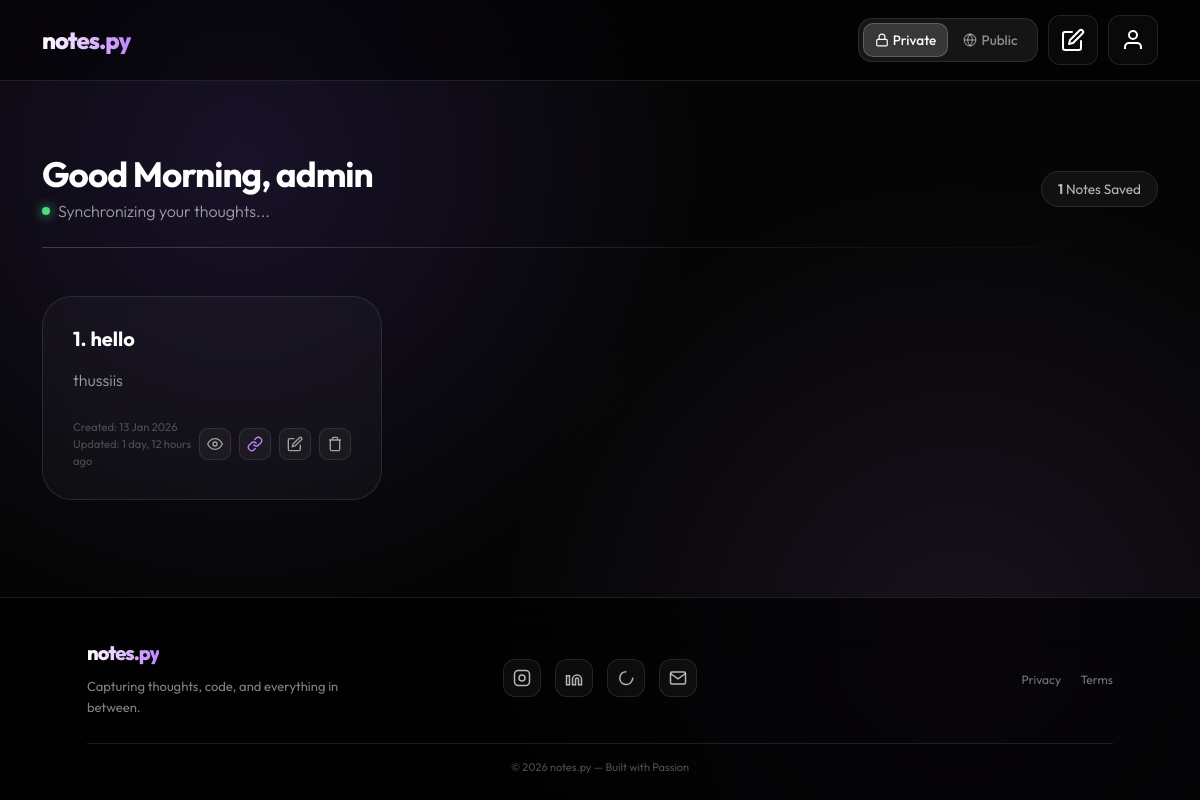
Screenshot of /home/ (signed in) with the database file from the repository.
### notes/models.py (models this page shows)
class NoteApp(models.Model):
    notehead = models.CharField(max_length=15)
    notecontent = models.CharField(max_length=200)
    created_at = models.DateTimeField(auto_now_add=True)
    user = models.ForeignKey(User, on_delete=models.CASCADE)
    share_token = models.UUIDField(default=uuid.uuid4, editable=False, unique=True)
    is_public = models.BooleanField(default=False)
    updated_at = models.DateTimeField(auto_now=True)

### notes/views.py (the view, shortened to what this page needs)
# urls.py: 2. Add a URL to urlpatterns:  path('', views.home, name='home')
@login_required
@never_cache
def home(request):
     allnotes = NoteApp.objects.filter(user=request.user,is_public=False)
     return render(request, "home.html", {"notes": allnotes})

### notes/templates/home.html (shortened to what this page needs)
<!DOCTYPE html>
<html lang="en">
<head>
    <link href="https://cdn.jsdelivr.net/npm/bootstrap@5.3.2/dist/css/bootstrap.min.css" rel="stylesheet">
</head>
<body>
<nav class="glass-nav mb-4 mb-md-5">
    <div class="container">
        <span class="brand-logo">notes.py</span>
        <div class="nav-controls">
           <div class="privacy-selector">
                <div class="mode-container">
                    <a href="{% url 'home' %}" class="mode-label active-link">
                        <svg width="14" height="14" viewBox="0 0 24 24" fill="none" stroke="currentColor" stroke-width="2" class="me-1">
                            <rect x="3" y="11" width="18" height="11" rx="2" ry="2"></rect>
                            <path d="M7 11V7a5 5 0 0 1 10 0v4"></path>
                        </svg>
                        Private
                    </a>
                </div>
                <div class="mode-container">
                    <a href="{% url 'all_view' %}" class="mode-label">
                        <svg width="14" height="14" viewBox="0 0 24 24" fill="none" stroke="currentColor" stroke-width="2" class="me-1">
                            <circle cx="12" cy="12" r="10"></circle>
                            <line x1="2" y1="12" x2="22" y2="12"></line>
                            <path d="M12 2a15.3 15.3 0 0 1 4 10 15.3 15.3 0 0 1-4 10 15.3 15.3 0 0 1-4-10 15.3 15.3 0 0 1 4-10z"></path>
                        </svg>
                        Public
                    </a>
                </div>
                <div class="mode-glider" id="glider"></div>
            </div>
            <button class="btn-glass nav-pencil-btn-large" data-bs-toggle="modal" data-bs-target="#newNoteModal">
                <svg width="24" height="24" viewBox="0 0 24 24" fill="none" stroke="currentColor" stroke-width="2" stroke-linecap="round" stroke-linejoin="round">
                    <path d="M11 4H4a2 2 0 0 0-2 2v14a2 2 0 0 0 2 2h14a2 2 0 0 0 2-2v-7"></path>
                    <path d="M18.5 2.5a2.121 2.121 0 0 1 3 3L12 15l-4 1 1-4 9.5-9.5z"></path>
                </svg>
            </button>
            <div class="dropdown">
                <button class="btn-glass nav-pencil-btn-large" type="button" data-bs-toggle="dropdown">
                    <svg width="24" height="24" viewBox="0 0 24 24" fill="none" stroke="currentColor" stroke-width="2">
                        <path d="M20 21v-2a4 4 0 0 0-4-4H8a4 4 0 0 0-4 4v2"></path>
                        <circle cx="12" cy="7" r="4"></circle>
                    </svg>
                </button>
            </div>
        </div>
    </div>
</nav>
<div class="main-content">
    <div class="container mt-3 mt-md-4 mb-4 mb-md-5">
        <div class="row align-items-center">
            <div class="col-12 col-lg-8">
                <h1 class="welcome-text mb-1">
                    Good <span id="day-greeting">Day</span>, {{ request.user.username }}
                </h1>
                <div class="thought-wrapper d-flex align-items-center gap-2">
                    <div class="pulse-indicator"></div>
                    <p id="thought-display" class="mb-0 thought-phrase">Synchronizing your thoughts...</p>
                </div>
            </div>
            <div class="col-lg-4 text-lg-end d-none d-lg-block">
                <span class="note-count-badge">
                    <strong>{{ notes|length }}</strong> Notes Saved
                </span>
            </div>
        </div>
        <hr class="glass-divider mt-3 mt-md-4">
    </div>
    <div class="container">
    <div class="row g-4 g-lg-5">
        {% for i in notes %}
        <div class="col-12 col-md-6 col-lg-4">
            <div class="note-card">
                <div>
                    <h5 class="card-title">{{ forloop.counter }}. {{ i.notehead }}</h5>
                    <p class="card-text">{{ i.notecontent }}</p>
                </div>
                <div class="d-flex justify-content-between align-items-center mt-auto pt-3 pt-md-4">
                    <div class="d-flex flex-column">
                        <span class="small opacity-25" style="font-size: 0.7rem;">Created: {{ i.created_at|date:"d M Y" }}</span>
                        <span class="small opacity-25" style="font-size: 0.7rem;">Updated: {{ i.updated_at|timesince }} ago</span>
                    </div>
                    <div class="d-flex gap-2">
                        <button class="btn-action" data-bs-toggle="modal" data-bs-target="#viewModal-{{i.id}}">
                            <svg viewBox="0 0 24 24" fill="none" stroke="currentColor" stroke-width="2"><path d="M1 12s4-8 11-8 11 8 11 8-4 8-11 8-11-8-11-8z"></path><circle cx="12" cy="12" r="3"></circle></svg>
                        </button>
                        <a href="{% url 'public_view' i.share_token %}" target="_blank" class="btn-action" style="color: var(--accent-light);">
                            <svg viewBox="0 0 24 24" fill="none" stroke="currentColor" stroke-width="2" stroke-linecap="round" stroke-linejoin="round"><path d="M10 13a5 5 0 0 0 7.54.54l3-3a5 5 0 0 0-7.07-7.07l-1.72 1.71"></path><path d="M14 11a5 5 0 0 0-7.54-.54l-3 3a5 5 0 0 0 7.07 7.07l1.71-1.71"></path></svg>
                        </a>
                        <button class="btn-action" data-bs-toggle="modal" data-bs-target="#editModal-{{i.id}}">
                            <svg viewBox="0 0 24 24" fill="none" stroke="currentColor" stroke-width="2"><path d="M11 4H4a2 2 0 0 0-2 2v14a2 2 0 0 0 2 2h14a2 2 0 0 0 2-2v-7"></path><path d="M18.5 2.5a2.121 2.121 0 0 1 3 3L12 15l-4 1 1-4 9.5-9.5z"></path></svg>
                        </button>
                        <a href="{% url 'delete' i.id %}" class="btn-action btn-delete">
                            <svg viewBox="0 0 24 24" fill="none" stroke="currentColor" stroke-width="2"><path d="M3 6h18M19 6v14a2 2 0 01-2 2H7a2 2 0 01-2-2V6m3 0V4a2 2 0 012-2h4a2 2 0 012 2v2"></path></svg>
                        </a>
                    </div>
                </div>
            </div>
        </div>
        {% endfor %}
    </div>
</div>
    <div class="toast-container position-fixed top-0 start-50 translate-middle-x p-3" style="z-index: 9999;">
    </div>
</div>
<footer class="glass-footer mt-4 mt-md-5">
    <div class="footer-wrap">
        <div class="container">
            <div class="row align-items-center gy-4">
                <div class="col-lg-4 d-flex flex-column align-items-center align-items-lg-start text-center text-lg-start">
    <div class="footer-brand mb-2">notes.py</div>
    <div class="footer-desc">
        Capturing thoughts, code, and everything in between.
    </div>
</div>
                <div class="col-lg-4">
                    <div class="social-icons">
                        <a href="https://www.instagram.com/w4seeem" class="social-icon-btn" title="Instagram">
                            <svg width="18" height="18" viewBox="0 0 24 24" fill="none" stroke="currentColor" stroke-width="2">
                                <rect x="2" y="2" width="20" height="20" rx="5"/>
                                <circle cx="12" cy="12" r="4"/>
                            </svg>
                        </a>
                        <a href="www.linkedin.com/in/wasim-faris-00440b370" class="social-icon-btn" title="LinkedIn">
                            <svg width="18" height="18" viewBox="0 0 24 24" fill="none" stroke="currentColor" stroke-width="2">
                                <path d="M16 8a6 6 0 0 1 6 6v7h-4v-7a2 2 0 0 0-2-2 2 2 0 0 0-2 2v7h-4v-7a6 6 0 0 1 6-6z"/>
                                <rect x="2" y="9" width="4" height="12"/>
                            </svg>
                        </a>
                        <a href="https://wa.me/919605505651" class="social-icon-btn" title="WhatsApp">
                            <svg width="18" height="18" viewBox="0 0 24 24" fill="none" stroke="currentColor" stroke-width="2">
                                <path d="M21 11.5a8.38 8.38 0 0 1-.9 3.8 8.5 8.5 0 1 1-7.6-11.7"/>
                            </svg>
                        </a>
                        <a href="mailto:waseemfaris179@gmail.com" class="social-icon-btn" title="Email">
                            <svg width="18" height="18" viewBox="0 0 24 24" fill="none" stroke="currentColor" stroke-width="2">
                                <rect x="2" y="4" width="20" height="16" rx="2"/>
                                <polyline points="22,6 12,13 2,6"/>
                            </svg>
                        </a>
                    </div>
                </div>
                <div class="col-lg-4 text-center text-lg-end">
                    <div class="footer-links">
                        <a href="#">Privacy</a>
                        <a href="#">Terms</a>
                    </div>
                </div>
            </div>
            <div class="footer-bottom">
                © 2026 notes.py — Built with Passion
            </div>
        </div>
    </div>
</footer>
</body>
</html>

### rows the page displays
NoteApp: notehead "hello", notecontent "thussiis", created_at "13 Jan 2026", updated_at "1 day, 12 hours"

### other values shown
{{ request.user.username }} "admin"
{{ notes|length }} "1"
